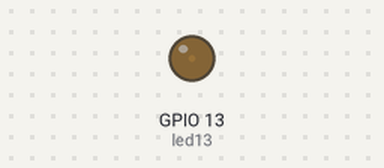
Simulated run of this program. Board: ESP32 board running MicroPython. Shown: output pins drawn as LEDs (lit = HIGH).

Above: at 0.05 s.
At 0.95 s:
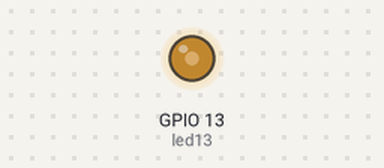
At 1.85 s:
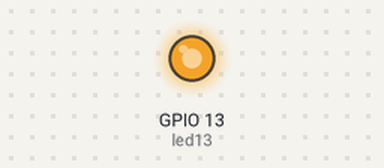
At 3.7 s:
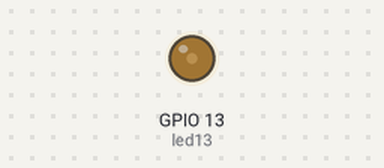
Timing chart, 0 to 5.4 s (numbered marks = the images above):
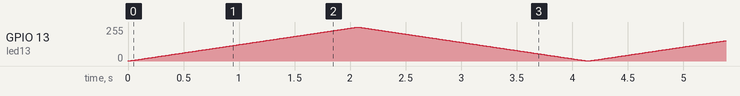

The program:

pwmled.py
```python
from machine import Pin,PWM
import time
led13 = PWM(Pin(13))

led13.freq(1000)
def main():
    while True:
        for i in range(0 , 1023):
            led13.duty(i)
            time.sleep_ms(2)
        for i in range(1023 , -1, -1):
            led13.duty(i)
            time.sleep_ms(2)

if __name__=="__main__":
    main()
```
